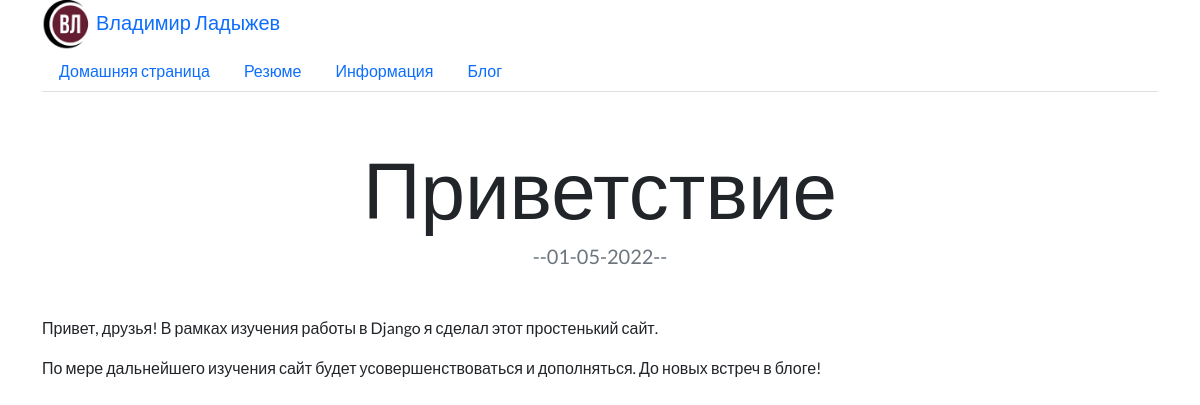
Page /blog/1/ on the committed database.
### blog/models.py (models this page shows, shortened)
class Blog(models.Model):
    title=models.CharField(max_length=200) # ограничивает количество символов в заголовке
    description=models.TextField() # ограничивает количество символов в описании
    date = models.DateField()

### blog/views.py (the view)
# urls.py: path('<int:blog_id>/', views.detail, name='detail'),
def detail(request, blog_id):
    blog = get_object_or_404(Blog, pk=blog_id)
    return render(request, 'blog/detail.html', {'blog':blog})

### blog/templates/blog/detail.html (shortened to what this page needs)
<div class='container text center'>
{% extends 'portfolio/base.html' %}
{% block content %}
<h2 class="text-center mt-5" id="blogdetailtitle">{{ blog.title }}</h2>
<h5 class="text-center text-muted mb-5">--{{ blog.date|date:'d-m-Y' }}--</h5>
<p>{{ blog.description|safe }}</p>
{% endblock %}

### portfolio/templates/portfolio/custom.css (style rules this page uses)
body { font-family: 'Lato', sans-serif; }
@media (min-width: 992px) { #blogdetailtitle { font-size: 5rem; } }

### rows in the picture
Blog: title "Приветствие", date "01-05-2022", description "Привет, друзья! В рамках изучения работы в Django я сделал этот простенький сайт. По мере дальнейшего изучения сайт будет усовершенствоваться и дополняться. До новых встреч в блоге!"
